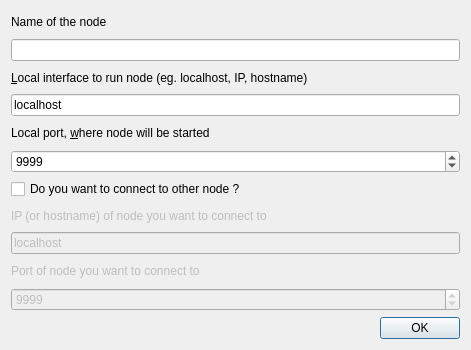
<?xml version="1.0" encoding="UTF-8"?>
<ui version="4.0">
 <class>new_node</class>
 <widget class="QDialog" name="new_node">
  <property name="geometry">
   <rect>
    <x>0</x>
    <y>0</y>
    <width>471</width>
    <height>350</height>
   </rect>
  </property>
  <property name="windowTitle">
   <string>Start node</string>
  </property>
  <layout class="QVBoxLayout" name="verticalLayout">
   <item>
    <widget class="QLabel" name="label_name">
     <property name="text">
      <string>Name of the node</string>
     </property>
    </widget>
   </item>
   <item>
    <widget class="QLineEdit" name="name"/>
   </item>
   <item>
    <widget class="QLabel" name="label_ip">
     <property name="text">
      <string>&amp;Local interface to run node (eg. localhost, IP, hostname)</string>
     </property>
     <property name="buddy">
      <cstring>ip</cstring>
     </property>
    </widget>
   </item>
   <item>
    <widget class="QLineEdit" name="ip">
     <property name="text">
      <string>localhost</string>
     </property>
    </widget>
   </item>
   <item>
    <widget class="QLabel" name="label_port">
     <property name="text">
      <string>Local port, &amp;where node will be started</string>
     </property>
     <property name="buddy">
      <cstring>port</cstring>
     </property>
    </widget>
   </item>
   <item>
    <widget class="QSpinBox" name="port">
     <property name="minimum">
      <number>1025</number>
     </property>
     <property name="maximum">
      <number>65535</number>
     </property>
     <property name="value">
      <number>9999</number>
     </property>
    </widget>
   </item>
   <item>
    <widget class="QCheckBox" name="chck_init">
     <property name="enabled">
      <bool>true</bool>
     </property>
     <property name="text">
      <string>Do you want to connect to other node ? </string>
     </property>
     <property name="checked">
      <bool>false</bool>
     </property>
     <property name="tristate">
      <bool>false</bool>
     </property>
    </widget>
   </item>
   <item>
    <widget class="QLabel" name="label_ip_next">
     <property name="enabled">
      <bool>false</bool>
     </property>
     <property name="text">
      <string>IP (or hostname) of node you want to connect to</string>
     </property>
    </widget>
   </item>
   <item>
    <widget class="QLineEdit" name="ip_next">
     <property name="enabled">
      <bool>false</bool>
     </property>
     <property name="text">
      <string>localhost</string>
     </property>
    </widget>
   </item>
   <item>
    <widget class="QLabel" name="label_port_next">
     <property name="enabled">
      <bool>false</bool>
     </property>
     <property name="text">
      <string>Port of node you want to connect to</string>
     </property>
    </widget>
   </item>
   <item>
    <widget class="QSpinBox" name="port_next">
     <property name="enabled">
      <bool>false</bool>
     </property>
     <property name="minimum">
      <number>1025</number>
     </property>
     <property name="maximum">
      <number>65535</number>
     </property>
     <property name="value">
      <number>9999</number>
     </property>
    </widget>
   </item>
   <item>
    <widget class="QDialogButtonBox" name="buttonBox">
     <property name="orientation">
      <enum>Qt::Horizontal</enum>
     </property>
     <property name="standardButtons">
      <set>QDialogButtonBox::Ok</set>
     </property>
    </widget>
   </item>
  </layout>
 </widget>
 <resources/>
 <connections>
  <connection>
   <sender>buttonBox</sender>
   <signal>accepted()</signal>
   <receiver>new_node</receiver>
   <slot>accept()</slot>
   <hints>
    <hint type="sourcelabel">
     <x>227</x>
     <y>278</y>
    </hint>
    <hint type="destinationlabel">
     <x>157</x>
     <y>274</y>
    </hint>
   </hints>
  </connection>
  <connection>
   <sender>buttonBox</sender>
   <signal>rejected()</signal>
   <receiver>new_node</receiver>
   <slot>reject()</slot>
   <hints>
    <hint type="sourcelabel">
     <x>295</x>
     <y>284</y>
    </hint>
    <hint type="destinationlabel">
     <x>286</x>
     <y>274</y>
    </hint>
   </hints>
  </connection>
  <connection>
   <sender>chck_init</sender>
   <signal>toggled(bool)</signal>
   <receiver>ip_next</receiver>
   <slot>setEnabled(bool)</slot>
   <hints>
    <hint type="sourcelabel">
     <x>213</x>
     <y>132</y>
    </hint>
    <hint type="destinationlabel">
     <x>213</x>
     <y>186</y>
    </hint>
   </hints>
  </connection>
  <connection>
   <sender>chck_init</sender>
   <signal>toggled(bool)</signal>
   <receiver>port_next</receiver>
   <slot>setEnabled(bool)</slot>
   <hints>
    <hint type="sourcelabel">
     <x>213</x>
     <y>132</y>
    </hint>
    <hint type="destinationlabel">
     <x>213</x>
     <y>242</y>
    </hint>
   </hints>
  </connection>
  <connection>
   <sender>chck_init</sender>
   <signal>toggled(bool)</signal>
   <receiver>label_ip_next</receiver>
   <slot>setEnabled(bool)</slot>
   <hints>
    <hint type="sourcelabel">
     <x>213</x>
     <y>132</y>
    </hint>
    <hint type="destinationlabel">
     <x>213</x>
     <y>158</y>
    </hint>
   </hints>
  </connection>
  <connection>
   <sender>chck_init</sender>
   <signal>toggled(bool)</signal>
   <receiver>label_port_next</receiver>
   <slot>setEnabled(bool)</slot>
   <hints>
    <hint type="sourcelabel">
     <x>213</x>
     <y>132</y>
    </hint>
    <hint type="destinationlabel">
     <x>213</x>
     <y>214</y>
    </hint>
   </hints>
  </connection>
 </connections>
</ui>
